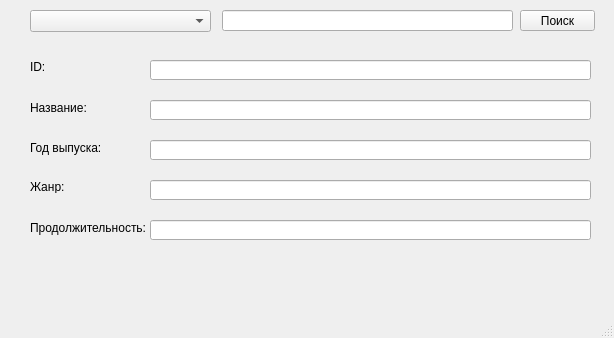
<?xml version="1.0" encoding="UTF-8"?>
<ui version="4.0">
 <class>MainWindow</class>
 <widget class="QMainWindow" name="MainWindow">
  <property name="geometry">
   <rect>
    <x>0</x>
    <y>0</y>
    <width>614</width>
    <height>338</height>
   </rect>
  </property>
  <property name="windowTitle">
   <string>MainWindow</string>
  </property>
  <widget class="QWidget" name="centralwidget">
   <widget class="QPushButton" name="search">
    <property name="geometry">
     <rect>
      <x>520</x>
      <y>10</y>
      <width>75</width>
      <height>21</height>
     </rect>
    </property>
    <property name="text">
     <string>Поиск</string>
    </property>
   </widget>
   <widget class="QLineEdit" name="input">
    <property name="geometry">
     <rect>
      <x>222</x>
      <y>10</y>
      <width>291</width>
      <height>21</height>
     </rect>
    </property>
   </widget>
   <widget class="QComboBox" name="comboBox">
    <property name="geometry">
     <rect>
      <x>30</x>
      <y>10</y>
      <width>181</width>
      <height>22</height>
     </rect>
    </property>
   </widget>
   <widget class="QLabel" name="label">
    <property name="geometry">
     <rect>
      <x>30</x>
      <y>60</y>
      <width>47</width>
      <height>13</height>
     </rect>
    </property>
    <property name="text">
     <string>ID:</string>
    </property>
   </widget>
   <widget class="QLabel" name="name">
    <property name="geometry">
     <rect>
      <x>30</x>
      <y>100</y>
      <width>61</width>
      <height>16</height>
     </rect>
    </property>
    <property name="text">
     <string>Название:</string>
    </property>
   </widget>
   <widget class="QLabel" name="year">
    <property name="geometry">
     <rect>
      <x>30</x>
      <y>140</y>
      <width>81</width>
      <height>16</height>
     </rect>
    </property>
    <property name="text">
     <string>Год выпуска:</string>
    </property>
   </widget>
   <widget class="QLabel" name="genre">
    <property name="geometry">
     <rect>
      <x>30</x>
      <y>180</y>
      <width>47</width>
      <height>13</height>
     </rect>
    </property>
    <property name="text">
     <string>Жанр:</string>
    </property>
   </widget>
   <widget class="QLabel" name="length">
    <property name="geometry">
     <rect>
      <x>30</x>
      <y>220</y>
      <width>121</width>
      <height>16</height>
     </rect>
    </property>
    <property name="text">
     <string>Продолжительность:</string>
    </property>
   </widget>
   <widget class="QLabel" name="for_errors">
    <property name="geometry">
     <rect>
      <x>30</x>
      <y>260</y>
      <width>271</width>
      <height>16</height>
     </rect>
    </property>
    <property name="text">
     <string/>
    </property>
   </widget>
   <widget class="QLineEdit" name="id">
    <property name="geometry">
     <rect>
      <x>150</x>
      <y>60</y>
      <width>441</width>
      <height>20</height>
     </rect>
    </property>
   </widget>
   <widget class="QLineEdit" name="tl">
    <property name="geometry">
     <rect>
      <x>150</x>
      <y>100</y>
      <width>441</width>
      <height>20</height>
     </rect>
    </property>
   </widget>
   <widget class="QLineEdit" name="yr">
    <property name="geometry">
     <rect>
      <x>150</x>
      <y>140</y>
      <width>441</width>
      <height>20</height>
     </rect>
    </property>
   </widget>
   <widget class="QLineEdit" name="gr">
    <property name="geometry">
     <rect>
      <x>150</x>
      <y>180</y>
      <width>441</width>
      <height>20</height>
     </rect>
    </property>
   </widget>
   <widget class="QLineEdit" name="dr">
    <property name="geometry">
     <rect>
      <x>150</x>
      <y>220</y>
      <width>441</width>
      <height>20</height>
     </rect>
    </property>
   </widget>
  </widget>
  <widget class="QMenuBar" name="menubar">
   <property name="geometry">
    <rect>
     <x>0</x>
     <y>0</y>
     <width>614</width>
     <height>21</height>
    </rect>
   </property>
  </widget>
  <widget class="QStatusBar" name="statusbar"/>
 </widget>
 <resources/>
 <connections/>
</ui>
